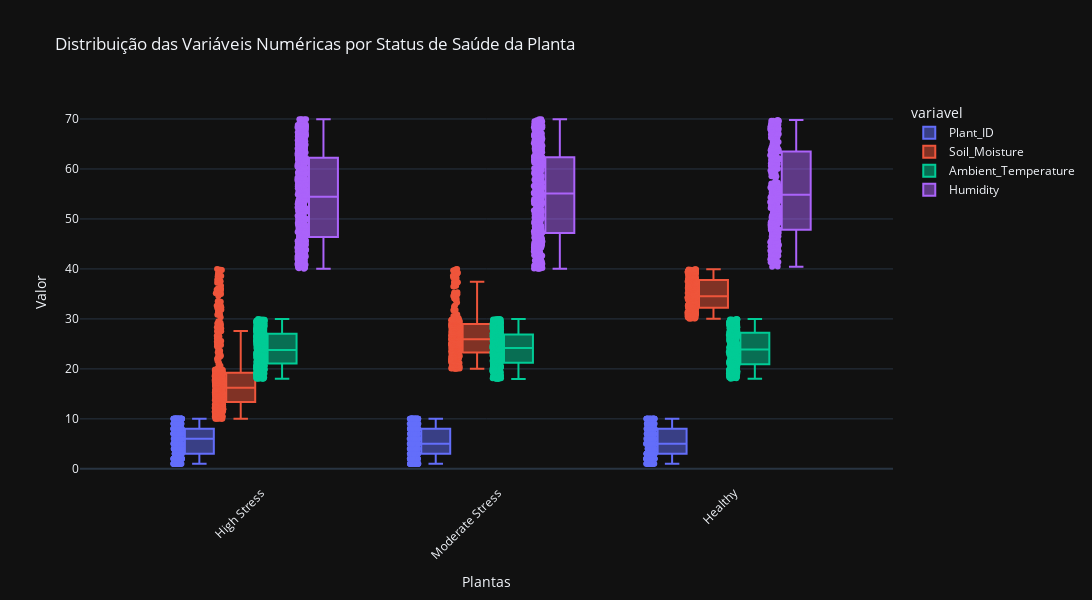

Notebook code cell kept with this figure:
### Code cell
df_long = df.melt(id_vars=boxplot_target, 
                  value_vars=boxplot_numerical,
                  var_name=boxplot_var_legend, 
                  value_name=boxplot_value_legend)


fig = px.box(df_long, 
             x=boxplot_target, 
             y=boxplot_value_legend, color=boxplot_var_legend, points='all', title=boxplot_title)

fig.update_layout(
    xaxis_title=boxplot_xaxis_title,
    yaxis_title=boxplot_yaxis_title,
    boxmode=boxplot_boxmode,  
    xaxis_tickangle=-45,
    legend_title=boxplot_var_legend,
    height=boxplot_height,
    width=boxplot_widht
)

### Figure 1 — Plotly figure (JSON) as saved in the notebook; plotly's stock layout.template omitted (floating-point values rounded to 4 significant figures; data arrays with more than 128 entries replaced by an {"elided": "..."} marker saying what was removed)
{"data": [{"alignmentgroup": "True", "boxpoints": "all", "hovertemplate": "variavel=Plant_ID<br>Plant_Health_Status=%{x}<br>valor=%{y}<extra></extra>", "legendgroup": "Plant_ID", "marker": {"color": "#636efa"}, "name": "Plant_ID", "notched": false, "offsetgroup": "Plant_ID", "orientation": "v", "showlegend": true, "x": {"elided": "1200 str values"}, "x0": " ", "xaxis": "x", "y": {"elided": "1200 float values"}, "y0": " ", "yaxis": "y", "type": "box"}, {"alignmentgroup": "True", "boxpoints": "all", "hovertemplate": "variavel=Soil_Moisture<br>Plant_Health_Status=%{x}<br>valor=%{y}<extra></extra>", "legendgroup": "Soil_Moisture", "marker": {"color": "#EF553B"}, "name": "Soil_Moisture", "notched": false, "offsetgroup": "Soil_Moisture", "orientation": "v", "showlegend": true, "x": {"elided": "1200 str values"}, "x0": " ", "xaxis": "x", "y": {"elided": "1200 float values"}, "y0": " ", "yaxis": "y", "type": "box"}, {"alignmentgroup": "True", "boxpoints": "all", "hovertemplate": "variavel=Ambient_Temperature<br>Plant_Health_Status=%{x}<br>valor=%{y}<extra></extra>", "legendgroup": "Ambient_Temperature", "marker": {"color": "#00cc96"}, "name": "Ambient_Temperature", "notched": false, "offsetgroup": "Ambient_Temperature", "orientation": "v", "showlegend": true, "x": {"elided": "1200 str values"}, "x0": " ", "xaxis": "x", "y": {"elided": "1200 float values"}, "y0": " ", "yaxis": "y", "type": "box"}, {"alignmentgroup": "True", "boxpoints": "all", "hovertemplate": "variavel=Humidity<br>Plant_Health_Status=%{x}<br>valor=%{y}<extra></extra>", "legendgroup": "Humidity", "marker": {"color": "#ab63fa"}, "name": "Humidity", "notched": false, "offsetgroup": "Humidity", "orientation": "v", "showlegend": true, "x": {"elided": "1200 str values"}, "x0": " ", "xaxis": "x", "y": {"elided": "1200 float values"}, "y0": " ", "yaxis": "y", "type": "box"}], "layout": {"xaxis": {"anchor": "y", "domain": [0.0, 1.0], "title": {"text": "Plantas"}, "tickangle": -45}, "yaxis": {"anchor": "x", "domain": [0.0, 1.0], "title": {"text": "Valor"}}, "legend": {"title": {"text": "variavel"}, "tracegroupgap": 0}, "title": {"text": "Distribuição das Variáveis Numéricas por Status de Saúde da Planta"}, "boxmode": "group", "height": 600, "width": 1200}}
